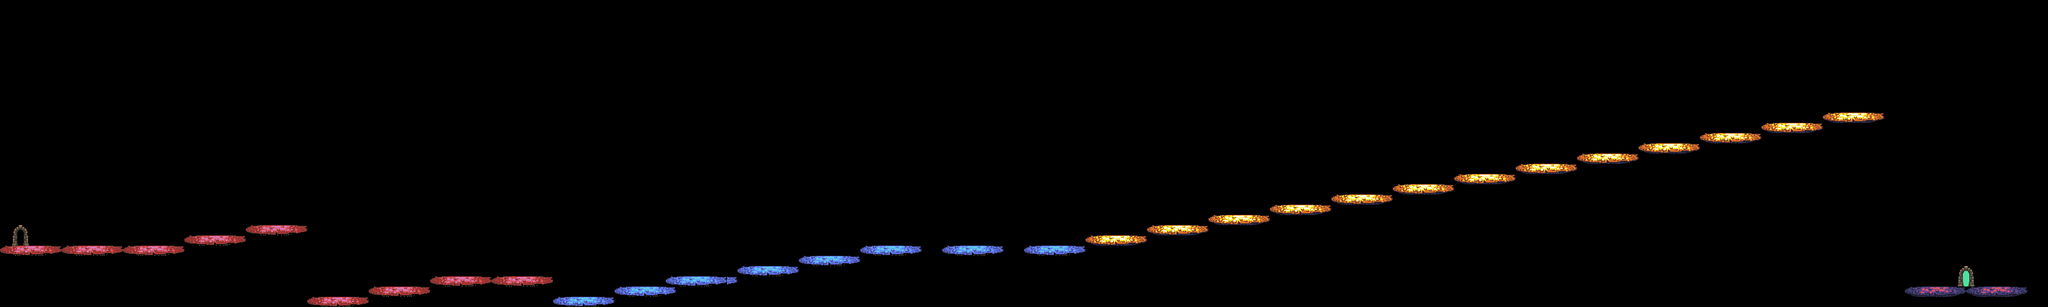

A 2D game scene composited from a Tiled map and its tileset images. What follows is a short description and the map's XML, with each tile layer's data collapsed to a summary:
An orthogonal 200x30 tile map with 16x16 px tiles, 1 tile layer (level), 3 tilesets and 14 objects (start, end).

<map version="1.0" orientation="orthogonal" renderorder="right-down" width="200" height="30" tilewidth="16" tileheight="16" nextobjectid="15">
 <tileset firstgid="1" name="tileset1" tilewidth="16" tileheight="16" tilecount="161">
  <image source="../img/tileset1.png" width="368" height="112" />
 </tileset>
 <tileset firstgid="162" name="tileset2" tilewidth="16" tileheight="16" tilecount="756">
  <image source="../img/tileset2.png" width="672" height="288" />
 </tileset>
 <tileset firstgid="918" name="coin" tilewidth="16" tileheight="16" tilecount="30">
  <image source="../sprites/coin.png" width="480" height="16" />
 </tileset>
 <layer name="level" width="200" height="30">
  <data>[6000 cells, 201 non-empty, 32 distinct tile ids]</data>
 </layer>
 <objectgroup name="coins">
  <object id="3" gid="918" x="144" y="379" width="16" height="16" />
  <object id="4" gid="918" x="427" y="335" width="16" height="16" />
  <object id="5" gid="918" x="717" y="425" width="16" height="16" />
  <object id="6" gid="918" x="810" y="425" width="16" height="16" />
  <object id="7" gid="918" x="1376" y="368" width="16" height="16" />
  <object id="8" gid="918" x="1504" y="364" width="16" height="16" />
  <object id="9" gid="918" x="1636" y="363" width="16" height="16" />
  <object id="10" gid="918" x="2021" y="310" width="16" height="16" />
  <object id="11" gid="918" x="2314" y="261" width="16" height="16" />
  <object id="12" gid="918" x="2602" y="214" width="16" height="16" />
  <object id="13" gid="918" x="2886" y="167" width="16" height="16" />
  <object id="14" gid="918" x="3014" y="443" width="16" height="16" />
 </objectgroup>
 <objectgroup name="spikes" />
 <objectgroup name="other">
  <object id="1" name="start" x="19" y="352" width="25" height="32" />
  <object id="2" name="end" x="3058" y="417" width="25" height="31" />
 </objectgroup>
</map>